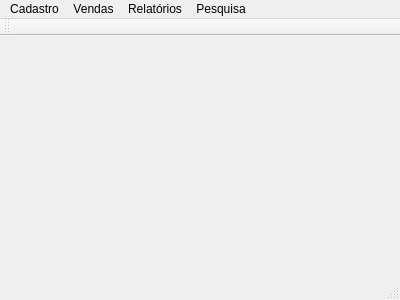
<?xml version="1.0" encoding="UTF-8"?>
<ui version="4.0">
 <class>MainWindow</class>
 <widget class="QMainWindow" name="MainWindow">
  <property name="geometry">
   <rect>
    <x>0</x>
    <y>0</y>
    <width>400</width>
    <height>300</height>
   </rect>
  </property>
  <property name="windowTitle">
   <string>Sistema Cars</string>
  </property>
  <widget class="QWidget" name="centralWidget"/>
  <widget class="QMenuBar" name="menuBar">
   <property name="geometry">
    <rect>
     <x>0</x>
     <y>0</y>
     <width>400</width>
     <height>21</height>
    </rect>
   </property>
   <widget class="QMenu" name="menuCadastro">
    <property name="title">
     <string>Cadastro</string>
    </property>
    <addaction name="actionCadCliente"/>
    <addaction name="actionCadCarro"/>
   </widget>
   <widget class="QMenu" name="menuVendas">
    <property name="title">
     <string>Vendas</string>
    </property>
    <addaction name="actionVenEfetuar_Vendas"/>
   </widget>
   <widget class="QMenu" name="menuRelat_rios">
    <property name="title">
     <string>Relatórios</string>
    </property>
    <addaction name="actionRelVendas"/>
   </widget>
   <widget class="QMenu" name="menuPesquisa">
    <property name="title">
     <string>Pesquisa</string>
    </property>
    <addaction name="actionPesqCliente"/>
    <addaction name="actionPesqCarro"/>
   </widget>
   <addaction name="menuCadastro"/>
   <addaction name="menuVendas"/>
   <addaction name="menuRelat_rios"/>
   <addaction name="menuPesquisa"/>
  </widget>
  <widget class="QToolBar" name="mainToolBar">
   <attribute name="toolBarArea">
    <enum>TopToolBarArea</enum>
   </attribute>
   <attribute name="toolBarBreak">
    <bool>false</bool>
   </attribute>
  </widget>
  <widget class="QStatusBar" name="statusBar"/>
  <action name="actionCadCliente">
   <property name="text">
    <string>Cliente</string>
   </property>
  </action>
  <action name="actionCadCarro">
   <property name="text">
    <string>Carro</string>
   </property>
  </action>
  <action name="actionVenEfetuar_Vendas">
   <property name="text">
    <string>Efetuar Vendas</string>
   </property>
  </action>
  <action name="actionRelVendas">
   <property name="text">
    <string>Vendas</string>
   </property>
  </action>
  <action name="actionPesqCliente">
   <property name="text">
    <string>Cliente</string>
   </property>
  </action>
  <action name="actionPesqCarro">
   <property name="text">
    <string>Carro</string>
   </property>
  </action>
 </widget>
 <layoutdefault spacing="6" margin="11"/>
 <resources/>
 <connections/>
</ui>
